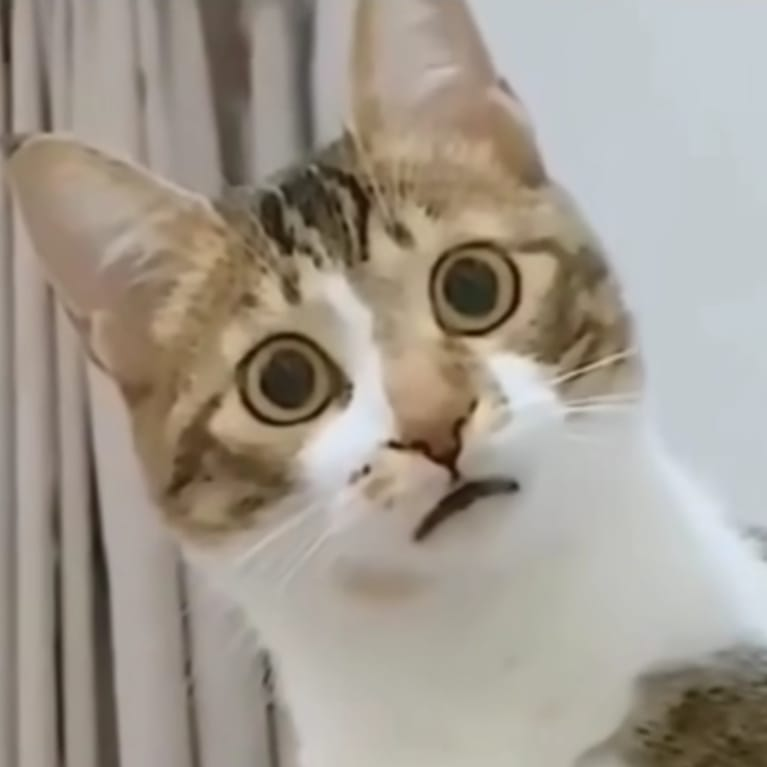
#> input picture huh.jpg, 767 x 767 px
$ jupyter execute histogram_grayscale.ipynb
#> lines starting #> are read from the running program, lines starting #| are printed output that depends on the picture
[cell 1]
# Mengimport library yang digunakan
import numpy as np
import cv2
import matplotlib.pyplot as plt

# Load gambar dari local drive dengan cv2.imread
kucinghuh = cv2.imread("huh.jpg")
#> kucinghuh is the input picture: shape (767, 767, 3); mean B, G, R 143.3, 154.2, 162.2

# Mendapatkan resolusi dan type dari gambar
kucinghuh_height = kucinghuh.shape[0]     # Mengambil tinggi gambar dalam piksel, dan menyimpannya dalam variabel "kucinghuh_height"
#> kucinghuh_height = 767
kucinghuh_width = kucinghuh.shape[1]      # Mengambil lebar gambar dalam piksel, dan menyimpannya dalam variabel "kucinghuh_width"
#> kucinghuh_width = 767
kucinghuh_channel = kucinghuh.shape[2]    # Mengambil jumlah channel warna dalam gambar, dan menyimpannya dalam variabel "kucinghuh_channel".
#> kucinghuh_channel = 3
kucinghuh_type = kucinghuh.dtype          # Mengambil tipe data gambar (misalnya, uint8, float32), dan menyimpannya dalam variabel "kucinghuh_type".

# PERCOBAAN PERTAMA : Mengubah gambar menjadi grayscale
kucinghuh_grayscale = np.zeros(kucinghuh.shape, dtype=np.uint8) # Variabel gambar grayscale dengan resolusi dan mengeset type gambar menjadi uint8

for y in range(0, kucinghuh_height):      # Perulangan for variabel y (tinggi) dalam rentang 0 hingga "kucinghuh_height"
    for x in range(0, kucinghuh_width):   # Perulangan for variabel x (lebar) dalam rentang 0 hingga "kucinghuh_width"
        red = kucinghuh[y][x][0]          # Menampung channel warna Red dari gambar ke dalam variabel "red"
        green = kucinghuh[y][x][1]        # Menampung channel warna Green dari gambar ke dalam variabel "green"
        blue = kucinghuh[y][x][2]         # Menampung channel warna Blue dari gambar ke dalam variabel "blue"
        gray = (int(red) + int(green) + int(blue)) / 3 # Menjumlahkan ketiga nilai channel RGB dan membagi dengan 3 lalu disimpan pada variabel "gray"
        kucinghuh_grayscale[y][x] = (gray, gray, gray) # Mengisi channel warna y dan x dengan nilai "gray" di ketiga channel sehingga menjadi 1 channel warna grayscale
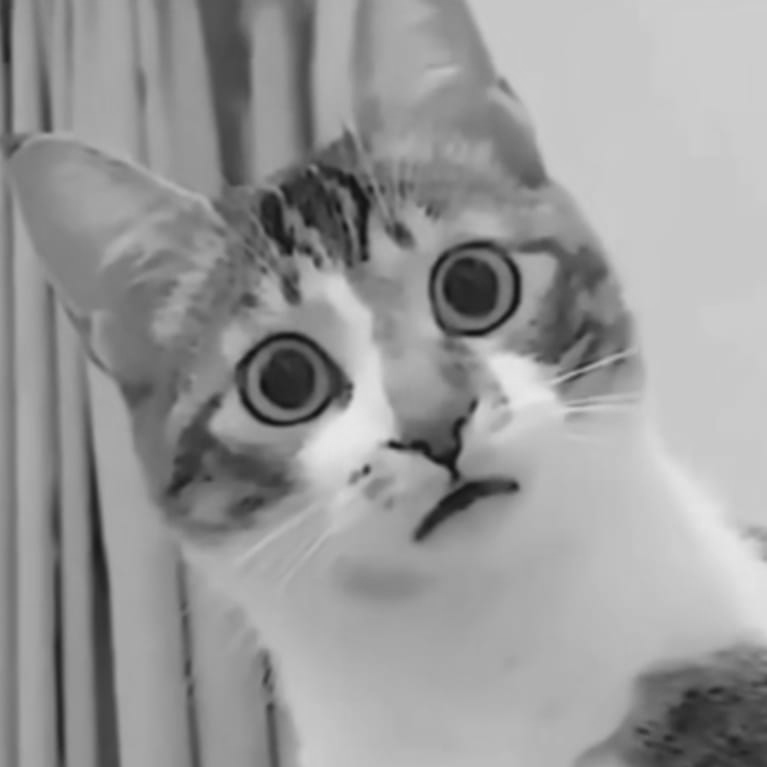
#> kucinghuh_grayscale: shape (767, 767, 3); min 19, max 232, mean 152.9

plt.imshow(kucinghuh_grayscale)     # Menampilkan gambar yang sudah diubah menjadi grayscale
plt.title("Grayscale Image")        # Memberikan judul gambar "Grayscale Image"
plt.show()                          # Menampilkan gambar

[cell 2]
# PERCOBAAN KEDUA : Menampilkan Histogram Gambar Grayscale
hg = np.zeros((256))    # Membuat variabel untuk menyimpan data gambar

# Mengisi setiap nilai dalam array hg dengan 0
for x in range(0, 256):
    hg[x] = 0

# Menghitung nilai dari gambar
for y in range(0, kucinghuh_height):        # Perulangan for variabel y (tinggi) dalam rentang 0 hingga "kucinghuh_height"
    for x in range(0, kucinghuh_width):     # Perulangan for variabel x (lebar) dalam rentang 0 hingga "kucinghuh_width"
        gray = kucinghuh_grayscale[y][x][0] # Variabel gray menampung nilai "x" dan "y" gambar
        hg[gray] += 1                       # Untuk Array hg setiap gray akan bertambah 1
#> after the loop, hg = 256 values, max 34578 at index 200, min 0 at index 0, mean 2298

# Menampilkan Histogram
# plt.figure(figsize=(20, 6))
# plt.plot(hg, color="black", linewidth=2.0)
# plt.show()

bins = np.linspace(0, 256, 100)     # Menghasilkan array NumPy dengan panjang 100 yang berisi nilai-nilai teratur antara 0 hingga 256.
plt.hist(hg, bins, color="black", alpha=0.5) # Membuat histogram dari data "hg" dengan menggunakan "bins" sebagai batas interval atau bins pada histogram. color dan alpha untuk mengatur warna dan transparansi histogram
plt.title("Image Histogram")        # Memberikan judul gambar "Image Histogram"
plt.show()                          # Menampilkan gambar
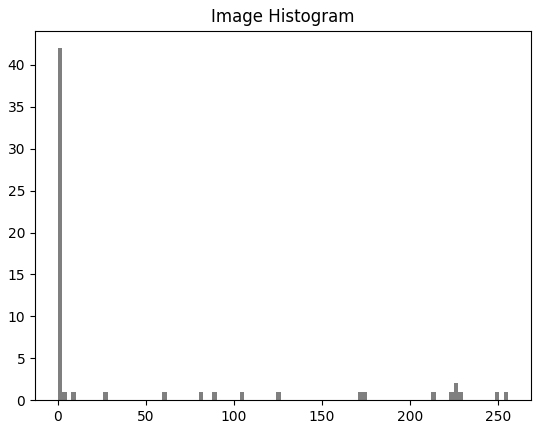
#> figure drawn by matplotlib, 1 panel; tallest bar 42 high, from x = 2.22e-16 to 2.59

[cell 3]
# PERCOBAAN KETIGA : Menampilkan Histogram Gambar RGB

# Membuat variabel untuk menyimpan data gambar
hgr = np.zeros((256))   # Membuat array NumPy yang berisi 256 elemen dengan nilai awal 0. Array ini akan digunakan untuk menyimpan jumlah kemunculan nilai intensitas warna merah (red) pada gambar.
hgg = np.zeros((256))   # Membuat array NumPy yang berisi 256 elemen dengan nilai awal 0. Array ini akan digunakan untuk menyimpan jumlah kemunculan nilai intensitas warna hijau (green) pada gambar.
hgb = np.zeros((256))   # Membuat array NumPy yang berisi 256 elemen dengan nilai awal 0. Array ini akan digunakan untuk menyimpan jumlah kemunculan nilai intensitas warna biru (blue) pada gambar.
hgrgb = np.zeros((768)) # Membuat array NumPy yang berisi 768 elemen dengan nilai awal 0. Array ini akan digunakan untuk menyimpan jumlah kemunculan dari setiap nilai intensitas warna pada gambar, yaitu untuk nilai red, green, dan blue.

# Mengisi setiap nilai dalam array hg dengan 0
for x in range(0, 256):
    hgr[x] = 0          # Mengisi setiap nilai dalam array "hgr" dengan 0.
    hgg[x] = 0          # Mengisi setiap nilai dalam array "hgg" dengan 0.
    hgb[x] = 0          # Mengisi setiap nilai dalam array "hgb" dengan 0.

for x in range(0, 768):
    hgrgb[x] = 0        # Mengisi setiap nilai dalam array hgrgb dengan 0.

# Menghitung nilai dari gambar
# th = int(256/64)
temp = [0]                                  # Membuat list temp yang berisi 1 elemen dengan nilai 0.
for y in range(0, kucinghuh.shape[0]):      # Looping sebanyak tinggi (height) dari citra atau gambar.
    for x in range(0, kucinghuh.shape[1]):  # Looping sebanyak lebar (width) dari citra atau gambar.
        red = int(kucinghuh[y][x][0])       # Mengambil nilai intensitas warna merah (red) dari piksel pada posisi (y, x) pada citra atau gambar, dan mengkonversi nilai tersebut ke tipe data integer.
        green = int(kucinghuh[y][x][1])     # Mengambil nilai intensitas warna hijau (green) dari piksel pada posisi (y, x) pada citra atau gambar, dan mengkonversi nilai tersebut ke tipe data integer.
        blue = int(kucinghuh[y][x][2])      # Mengambil nilai intensitas warna biru (blue) dari piksel pada posisi (y, x) pada citra atau gambar, dan mengkonversi nilai tersebut ke tipe data integer.
        green = green + 256                 # Menambahkan nilai 256 pada green sehingga warna green diwakilkan nilai rentang dari 256-511
        blue = blue + 512                   # Menambahkan nilai 512 pada blue sehingga warna blue diwakilkan nilai rentang dari 512-768
#         temp.append(green)
        hgrgb[red] += 1                     # Menghitung frekuensi kemunculan nilai pixel warna merah dan ditambahkan ke dalam array "hgrgb"
        hgrgb[green] += 1                   # Menghitung frekuensi kemunculan nilai pixel warna hijau dan ditambahkan ke dalam array "hgrgb"
        hgrgb[blue] += 1                    # Menghitung frekuensi kemunculan nilai pixel warna biru dan ditambahkan ke dalam array "hgrgb"
#> after the loop, hgrgb = 768 values, max 39063 at index 458, min 0 at index 242, mean 2298

binsrgb = np.linspace(0, 768, 100)          # Menghasilkan array NumPy dengan panjang 100 yang berisi nilai-nilai teratur antara 0 hingga 768.
plt.hist(hgrgb, binsrgb, color="black", alpha=0.5) # Membuat histogram dari data "hgrgb" dengan menggunakan "bins" sebagai batas interval atau bins pada histogram. color dan alpha untuk mengatur warna dan transparansi histogram
# plt.plot(hgrgb)
plt.title("Histogram Red Green Blue")       # Memberikan judul gambar "Histogram Red Green Blue"
plt.show()                                  # Menampilkan gambar
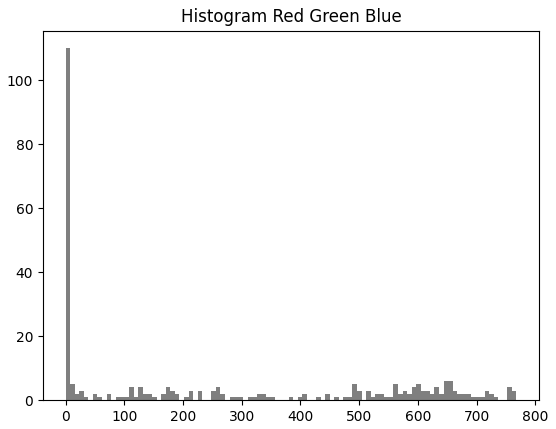
#> figure drawn by matplotlib, 1 panel; tallest bar 110 high, from x = 0 to 7.76

[cell 4]
# PERCOBAAN KEEMPAT : Menampilkan Histogram RGB sesuai warna channel

for y in range(0, kucinghuh_height):        # Looping sebanyak tinggi (height) dari citra atau gambar.
    for x in range(0, kucinghuh_width):     # Looping sebanyak lebar (width) dari citra atau gambar.
        red = kucinghuh[y][x][0]            # Mengambil nilai intensitas warna merah (red) dari piksel pada posisi (y, x) pada citra atau gambar, dan mengkonversi nilai tersebut ke tipe data integer.
        green = kucinghuh[y][x][1]          # Mengambil nilai intensitas warna hijau (green) dari piksel pada posisi (y, x) pada citra atau gambar, dan mengkonversi nilai tersebut ke tipe data integer.
        blue = kucinghuh[y][x][2]           # Mengambil nilai intensitas warna biru (blue) dari piksel pada posisi (y, x) pada citra atau gambar, dan mengkonversi nilai tersebut ke tipe data integer.
        hgr[red] += 1                       # Menghitung frekuensi kemunculan nilai pixel warna merah dan ditambahkan ke dalam array "hgrgb"
        hgg[green] += 1                     # Menghitung frekuensi kemunculan nilai pixel warna hijau dan ditambahkan ke dalam array "hgrgb"
        hgb[blue] += 1                      # Menghitung frekuensi kemunculan nilai pixel warna biru dan ditambahkan ke dalam array "hgrgb"
#> after the loop, hgb = 256 values, max 36048 at index 194, min 0 at index 0, mean 2298; hgg = 256 values, max 39063 at index 202, min 0 at index 0, mean 2298; hgr = 256 values, max 27128 at index 205, min 0 at index 242, mean 2298

bins = np.linspace(0, 256, 100)                 # Menghasilkan array NumPy dengan panjang 100 yang berisi nilai-nilai teratur antara 0 hingga 256.
plt.hist(hgr, bins, color="red", alpha=0.5)     # Set color menjadi merah
plt.title("Histogram Red")                      # Memberikan judul "Histogram Red"
plt.show()                                      # Menampilkan gambar
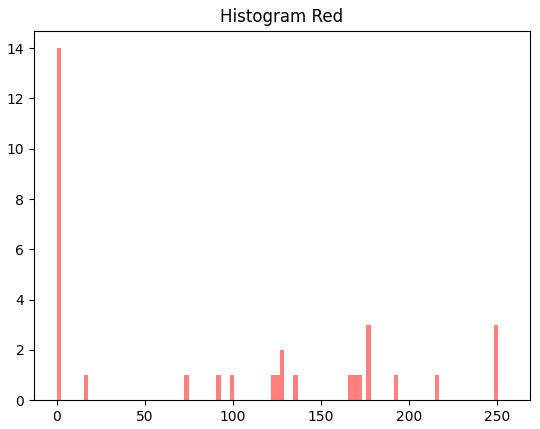
#> figure drawn by matplotlib, 1 panel; tallest bar 14 high, from x = 2.22e-16 to 2.59

plt.hist(hgg, bins, color="green", alpha=0.5)   # Set color menjadi hijau
plt.title("Histogram Green")                    # Memberikan judul "Histogram Green"
plt.show()                                      # Menampilkan gambar
#> figure, not shown here; tallest bar 42 high, from x = 2.22e-16 to 2.59

plt.hist(hgb, bins, color="blue", alpha=0.5)    # Set color menjadi biru
plt.title("Histogram Blue")                     # Memberikan judul "Histogram Blue"
plt.show()                                      # Menampilkan gambar
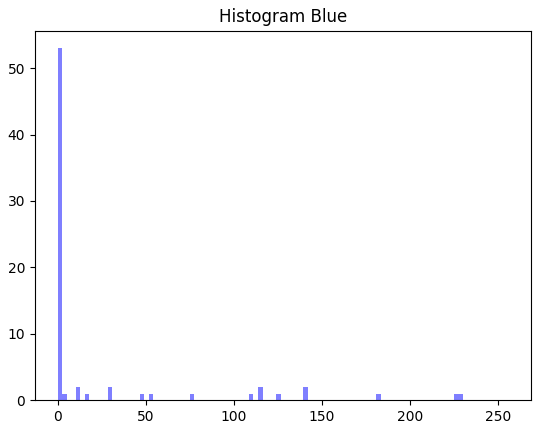
#> figure drawn by matplotlib, 1 panel; tallest bar 53 high, from x = 2.22e-16 to 2.59

[cell 5]
# PERCOBAAN KELIMA : Menampilkan Histogram Kumulatif

hgk = np.zeros((256))   # Membuat array 1 dimensi dengan 256 elemen, bernilai 0, yang akan digunakan untuk menyimpan data histogram grayscale.
c = np.zeros((256))     # Membuat array 1 dimensi dengan 256 elemen, bernilai 0, yang akan digunakan untuk menyimpan data nilai kumulatif histogram grayscale.

for x in range(0, 256): # Melakukan looping untuk setiap elemen dalam array hgk dan c.
    hgk[x] = 0          # Setiap elemen dalam array hgk diisi dengan nilai 0.
    c[x] = 0            # Setiap elemen dalam array c diisi dengan nilai 0.

for y in range(0, kucinghuh_height):        # Melakukan looping untuk setiap baris dalam gambar grayscale.
    for x in range(0, kucinghuh_width):     # Melakukan looping untuk setiap kolom dalam gambar grayscale.
        gray = kucinghuh_grayscale[y][x][0] # Mengambil nilai grayscale pada koordinat (x, y) dan menyimpannya ke dalam variabel gray.
        hgk[gray] += 1                      # Menambahkan nilai 1 ke elemen dalam array hgk pada indeks yang sama dengan nilai grayscale.
#> after the loop, hgk has the same summary as hg

c[0] = hgk[0]               # Menyimpan nilai elemen pertama dalam array hgk ke dalam elemen pertama dalam array c.
for x in range(1, 256):     # Melakukan looping untuk setiap elemen dalam array c, dimulai dari indeks 1 hingga 255.
     c[x] = c[x-1] + hgk[x] # Setiap elemen dalam array c diisi dengan nilai elemen sebelumnya ditambah nilai elemen dalam array hgk pada indeks yang sama.
#> after the loop, c = 256 values from 0 to 588289

hmaxk = c[255]              # Menyimpan nilai elemen terakhir dalam array c ke dalam variabel hmaxk.
#> hmaxk = 588289

for x in range(0, 256):         # Melakukan iterasi untuk setiap elemen dalam array c.
    c[x] = 190 * c[x] / hmaxk   # Setiap elemen dalam array c dihitung nilainya dengan rumus (190 * nilai elemen) / hmaxk.
#> after the loop, c = 256 values from 0 to 190

plt.hist(c, bins, color="black", alpha=0.5) # Menampilkan histogram dengan menggunakan data dalam array c dan menggunakan bin yang telah ditentukan sebelumnya.
plt.title("Histogram Grayscale Kumulatif")  # Memberikan judul pada histogram yang ditampilkan.
plt.show()                                  # Menampilkan histogram.
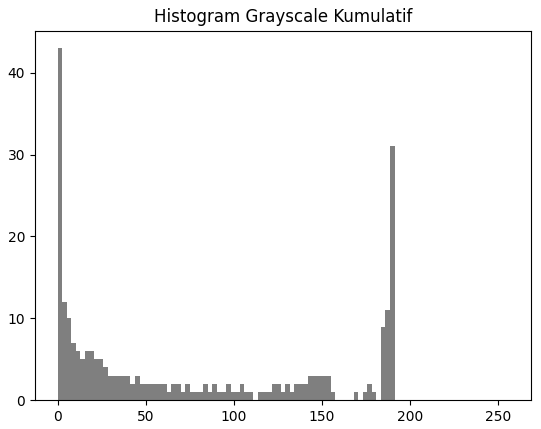
#> figure drawn by matplotlib, 1 panel; tallest bar 43 high, from x = 2.22e-16 to 2.59

[cell 6]
# PERCOBAAN KEENAM : Menampilkan Histogram Hequalisasi

hgh = np.zeros((256))   # Membuat array kosong dengan ukuran 256 dan menyimpannya dalam variabel hgh.
h = np.zeros((256))     # Membuat array kosong dengan ukuran 256 dan menyimpannya dalam variabel h.
c = np.zeros((256))     # Membuat array kosong dengan ukuran 256 dan menyimpannya dalam variabel c.

# Mengisi setiap nilai dalam array hgh, h, dan c dengan 0 menggunakan perulangan for.
for x in range(0, 256):
    hgh[x] = 0
    h[x] = 0
    c[x] = 0

# Menggunakan perulangan for untuk menghitung histogram dari citra grayscale kucinghuh_grayscale dan menyimpannya dalam array hgh.
for y in range(0, kucinghuh_height):
    for x in range(0, kucinghuh_width):
        gray = kucinghuh_grayscale[y][x][0]
        hgh[gray] += 1
#> after the loop, hgh has the same summary as hg

h[0] = hgh[0]       # Menghitung nilai kumulatif dari histogram hgh dan menyimpannya dalam array h.

# Menghitung nilai probabilitas dari setiap intensitas level dalam citra grayscale dan menyimpannya dalam array h.
for x in range(1, 256):
     h[x] = h[x-1] + hgh[x]
#> after the loop, h = 256 values from 0 to 588289

for x in range(0, 256):
     h[x] = h[x] / kucinghuh_height / kucinghuh_width
#> after the loop, h = 256 values from 0 to 1

# Mengisi setiap nilai dalam array hgh dengan 0 menggunakan perulangan for.
for x in range(0, 256):
    hgh[x] = 0
#> after the loop, hgh = 256 values from 0 to 0

# Menggunakan perulangan for untuk melakukan histogram equalization pada citra grayscale kucinghuh_grayscale dan menyimpannya dalam array hgh.
for y in range(0, kucinghuh_height):
    for x in range(0, kucinghuh_width):
        gray = kucinghuh_grayscale[y][x][0]
        gray = h[gray] * 255
        hgh[int(gray)] += 1
#> after the loop, hgh = 256 values, max 34578 at index 225, min 0 at index 37, mean 2298

# Menghitung nilai kumulatif dari histogram equalization hgh dan menyimpannya dalam array c.
c[0] = hgh[0]
for x in range(1, 256):
     c[x] = c[x-1] + hgh[x]
#> after the loop, c = 256 values from 2128 to 588289

hmaxk = c[255]                  # Menghitung nilai hmaxk yaitu nilai maksimum dari nilai kumulatif histogram c pada index 255.

for x in range(0, 256):         # Menghitung nilai kumulatif histogram equalization c dan menyimpannya dalam array c.
    c[x] = 190 * c[x] / hmaxk   # Menormalisasi nilai dalam array c dengan memperbesar rentang nilai yang digunakan untuk menampilkannya pada grafik histogram. Nilai maksimum dalam array c dikalikan dengan 190 dan dibagi dengan hmaxk.
#> after the loop, c = 256 values from 0.687 to 190

# Menampilkan histogram equalization citra grayscale pada grafik histogram.
plt.hist(c, bins, color="black", alpha=0.5)
plt.title("Histogram Grayscale Hequalisasi")
plt.show()
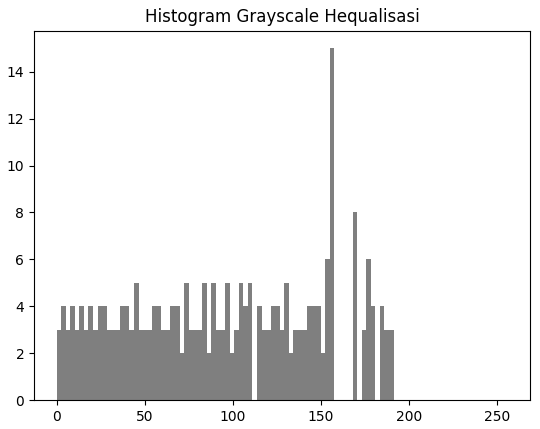
#> figure drawn by matplotlib, 1 panel; tallest bar 15 high, from x = 155.2 to 157.7
